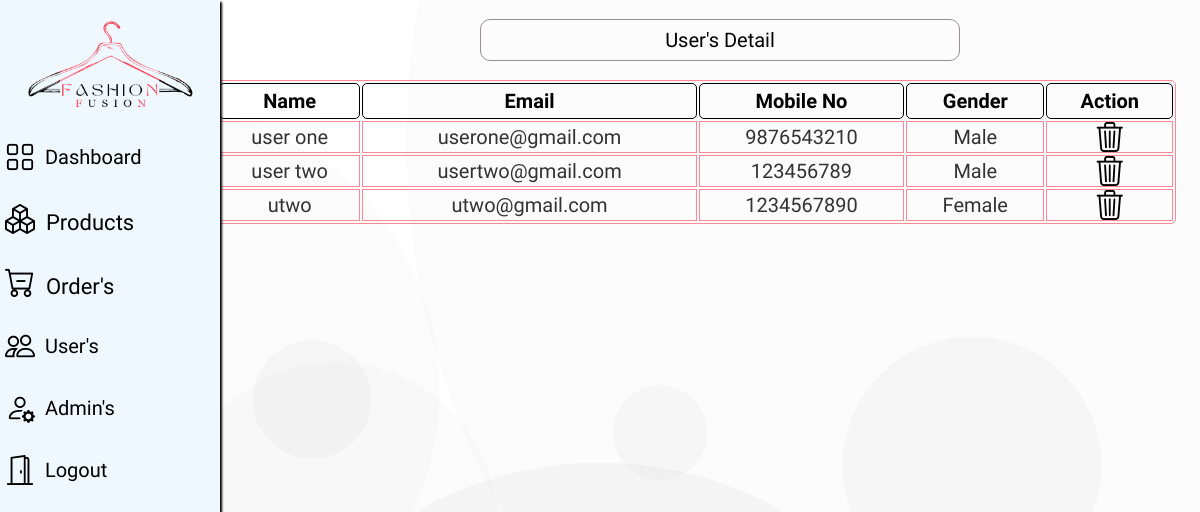
The page /Admin/userstable.php (signed in) on the database its author committed.
### tables this page shows
CREATE TABLE `user_detail` (
  `id` int(50) NOT NULL,
  `name` varchar(100) NOT NULL,
  `email` varchar(100) NOT NULL,
  `contactno` varchar(100) NOT NULL,
  `gender` varchar(100) NOT NULL,
  `password` varchar(100) NOT NULL
);

### Admin/userstable.php (the view, shortened to what this page needs)
<html>
<head>
    <link rel="stylesheet" href="css/styles.css">
    <link rel="stylesheet" href="css/p_detail.css">
    <link rel="stylesheet" href="https://cdn.jsdelivr.net/npm/bootstrap-icons@1.11.3/font/bootstrap-icons.min.css">
</head>
<body>
   <div class="side-menu">
        <?php @include 'header.php';?>
    </div>
   <div class="container">
<center>
<p class="message">User's Detail</p>
<div class="container">
<section class="display-product-table">
   <table>
      <thead>
         <th>Name</th>
         <th>Email</th>
         <th>Mobile No</th>
         <th>Gender</th>
         <th>Action</th>
      </thead>
      <tbody>
         <?php
         mysqli_select_db($con, "fashionfusion");
         $q1 = "SELECT * FROM `user_detail`";
         $result = mysqli_query($con, $q1);
         if(mysqli_num_rows($result) > 0){
         while($row = mysqli_fetch_assoc($result)){
         ?>
         <tr>
            <td><?php echo $row['name']; ?></td>
            <td><?php echo $row['email']; ?></td>
            <td><?php echo $row['contactno']; ?></td>
            <td><?php echo $row['gender']; ?></td>
            <td>
               <a title="Delete" href="userstable.php?delete=<?php echo $row['id']; ?>" onclick="return confirm('are your sure you want to delete this?');"> <i class="bi bi-trash3"></i></a>
            </td>
         </tr><?php
                  }
                  }
               ?>
      </tbody>
   </table>
</section>
</div>
</body>
</html>

### Admin/css/styles.css (style rules this page uses)
* { margin: 0; padding: 0; box-sizing: border-box; }
a { text-decoration: none; }
body { font-family: "Comfortaa", sans-serif; background-image: radial-gradient(circle at 13% 47%, rgba(140, 140, 140,0.03) 0%, rgba(140, 140, 140,0.03) 25%,transparent 25%, transparent 100%),radial-gradient(circle at 28% 63%, rgba(143, 143, 143,0.03) 0%, rgba(143, 143, 143,0.03) 16%,transparent 16%, transparent 100%),radial-gradient(circle at 81% 56%, rgba(65, 65, 65,0.03) 0%, rgba(65, 65, 65,0.03) 12%,transparent 12%, transparent 100%),radial-gradient(circle at 26% 48%, rgba(60, 60, 60,0.03) 0%, rgba(60, 60, 60,0.03) 6%,transparent 6%, transparent 100%),radial-gradient(circle at 97% 17%, rgba(150, 150, 150,0.03) 0%, rgba(150, 150, 150,0.03) 56%,transparent 56%, transparent 100%),radial-gradient(circle at 50% 100%, rgba(25, 25, 25,0.03) 0%, rgba(25, 25, 25,0.03) 36%,transparent 36%, transparent 100%),radial-gradient(circle at 55% 52%, rgba(69, 69, 69,0.03) 0%, rgba(69, 69, 69,0.03) 6%,transparent 6%, transparent 100%),linear-gradient(90deg, rgb(255,255,255),rgb(255,255,255)); background-attachment: fixed; }
.side-menu { position: fixed; width: 220px; min-height: 100%; display: flex; flex-direction: column; background-color: aliceblue; box-shadow: 2px 2px 2px #000000; z-index: 1; }
.container { position: absolute; right: 0; width: 80vw; height: 100vh; }

### Admin/css/p_detail.css (style rules this page uses)
.display-product-table table { width: 100%; text-align: center; border: 0.5px solid #ff8795; border-radius: 5px; margin-top: 5%; margin-left: -5%; }
.display-product-table table thead th { padding:5px; font-size: 20px; border: 0.5px solid #000; border-radius: 5px; }
.display-product-table table td { font-size: 20px; border: 0.5px solid #ff8795; color:#333; }
.message { margin-top: 2%;; margin-bottom: -3%; border: 1px solid #9a8c98; width: 50%; line-height: 200%; border-radius: 10px; font-size: 20px; }
a { color: #000; }
.bi { font-size: 30px; }

### rows shown on the page
user_detail: name "user one", email "userone@gmail.com", contactno "9876543210", gender "Male"
user_detail: name "user two", email "usertwo@gmail.com", contactno "123456789", gender "Male"
user_detail: name "utwo", email "utwo@gmail.com", contactno "1234567890", gender "Female"
